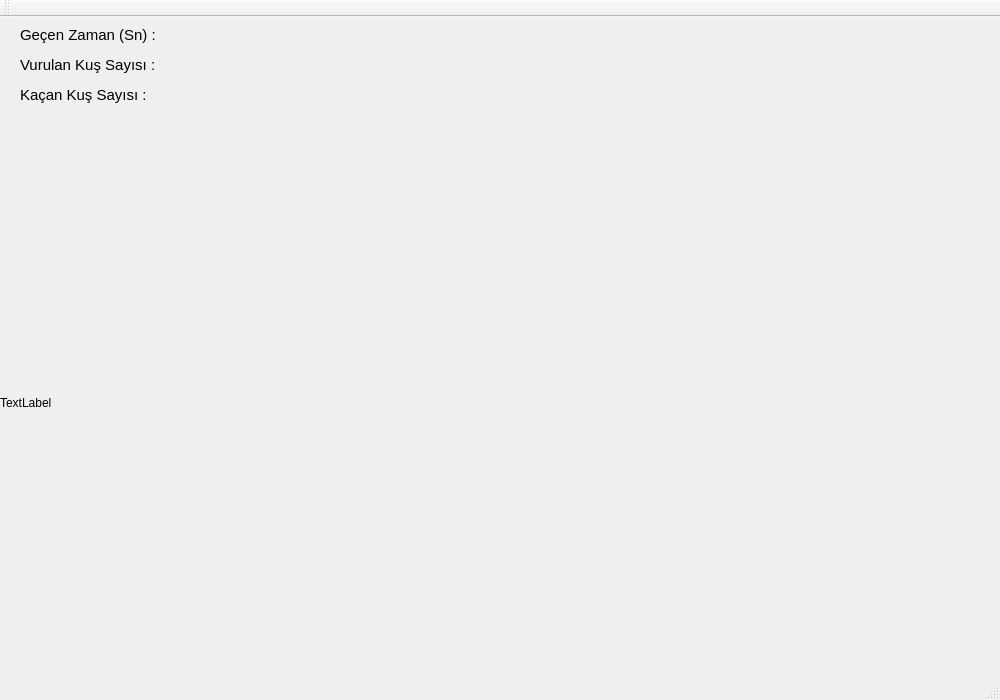
<?xml version="1.0" encoding="UTF-8"?>
<ui version="4.0">
 <class>MainWindow</class>
 <widget class="QMainWindow" name="MainWindow">
  <property name="geometry">
   <rect>
    <x>0</x>
    <y>0</y>
    <width>1000</width>
    <height>700</height>
   </rect>
  </property>
  <property name="minimumSize">
   <size>
    <width>1000</width>
    <height>700</height>
   </size>
  </property>
  <property name="maximumSize">
   <size>
    <width>1000</width>
    <height>700</height>
   </size>
  </property>
  <property name="windowTitle">
   <string>MainWindow</string>
  </property>
  <widget class="QWidget" name="centralWidget">
   <widget class="QLabel" name="label">
    <property name="geometry">
     <rect>
      <x>180</x>
      <y>30</y>
      <width>71</width>
      <height>31</height>
     </rect>
    </property>
    <property name="font">
     <font>
      <family>Noto Sans</family>
      <pointsize>18</pointsize>
      <weight>50</weight>
      <italic>false</italic>
      <bold>false</bold>
     </font>
    </property>
    <property name="styleSheet">
     <string notr="true"/>
    </property>
    <property name="text">
     <string/>
    </property>
   </widget>
   <widget class="QLabel" name="label_2">
    <property name="geometry">
     <rect>
      <x>180</x>
      <y>0</y>
      <width>71</width>
      <height>31</height>
     </rect>
    </property>
    <property name="font">
     <font>
      <family>Noto Sans</family>
      <pointsize>18</pointsize>
      <weight>50</weight>
      <italic>false</italic>
      <bold>false</bold>
     </font>
    </property>
    <property name="styleSheet">
     <string notr="true"/>
    </property>
    <property name="text">
     <string/>
    </property>
   </widget>
   <widget class="QLabel" name="label_3">
    <property name="geometry">
     <rect>
      <x>180</x>
      <y>60</y>
      <width>71</width>
      <height>31</height>
     </rect>
    </property>
    <property name="font">
     <font>
      <family>Noto Sans</family>
      <pointsize>18</pointsize>
      <weight>50</weight>
      <italic>false</italic>
      <bold>false</bold>
     </font>
    </property>
    <property name="styleSheet">
     <string notr="true"/>
    </property>
    <property name="text">
     <string/>
    </property>
   </widget>
   <widget class="QLabel" name="label_4">
    <property name="geometry">
     <rect>
      <x>20</x>
      <y>10</y>
      <width>151</width>
      <height>16</height>
     </rect>
    </property>
    <property name="font">
     <font>
      <pointsize>11</pointsize>
     </font>
    </property>
    <property name="text">
     <string>Geçen Zaman (Sn) :</string>
    </property>
   </widget>
   <widget class="QLabel" name="label_5">
    <property name="geometry">
     <rect>
      <x>20</x>
      <y>40</y>
      <width>151</width>
      <height>16</height>
     </rect>
    </property>
    <property name="font">
     <font>
      <pointsize>11</pointsize>
     </font>
    </property>
    <property name="text">
     <string>Vurulan Kuş Sayısı :</string>
    </property>
   </widget>
   <widget class="QLabel" name="label_6">
    <property name="geometry">
     <rect>
      <x>20</x>
      <y>70</y>
      <width>151</width>
      <height>16</height>
     </rect>
    </property>
    <property name="font">
     <font>
      <pointsize>11</pointsize>
     </font>
    </property>
    <property name="text">
     <string>Kaçan Kuş Sayısı :</string>
    </property>
   </widget>
   <widget class="QLabel" name="label_7">
    <property name="geometry">
     <rect>
      <x>0</x>
      <y>100</y>
      <width>1000</width>
      <height>571</height>
     </rect>
    </property>
    <property name="text">
     <string>TextLabel</string>
    </property>
   </widget>
  </widget>
  <widget class="QMenuBar" name="menuBar">
   <property name="geometry">
    <rect>
     <x>0</x>
     <y>0</y>
     <width>1000</width>
     <height>19</height>
    </rect>
   </property>
  </widget>
  <widget class="QToolBar" name="mainToolBar">
   <attribute name="toolBarArea">
    <enum>TopToolBarArea</enum>
   </attribute>
   <attribute name="toolBarBreak">
    <bool>false</bool>
   </attribute>
  </widget>
  <widget class="QStatusBar" name="statusBar"/>
 </widget>
 <layoutdefault spacing="6" margin="11"/>
 <resources/>
 <connections/>
</ui>
